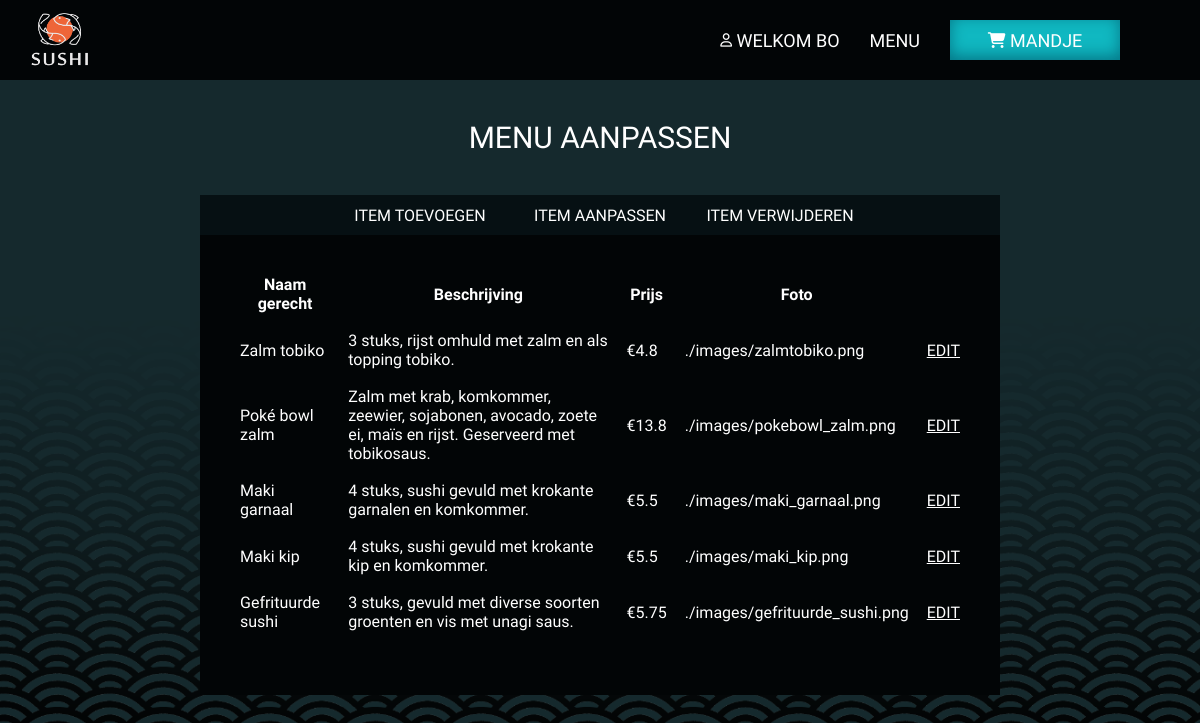
Screenshot of /edit-page.php (signed in) with the database file from the repository.
### tables this page shows
CREATE TABLE `gerechten` (
  `id` int(11) NOT NULL,
  `name` varchar(255) NOT NULL,
  `description` text NOT NULL,
  `price` float NOT NULL,
  `image` varchar(255) NOT NULL
);

### edit-page.php (the view, shortened to what this page needs)
<?php
if (isset($_SESSION['user']['name'])) :
?>
    <!DOCTYPE html>
    <html lang="en">
    <head>
        <link rel="stylesheet" href="./css/style.css">
        <link rel="stylesheet" href="./css/header.css">
        <link rel="stylesheet" href="./css/form.css">
        <link rel="stylesheet" href="./css/table.css">
    </head>
    <body>
        <header>
            <div class="header-left">
                <a href="index.php"><img class="logo" src="./images/logo.png" alt="logo"></a>
            </div>
            <div class="header-right">
                <div class="dropdown">
                    <a href="index.php"><i class="fa-regular fa-user fa-xs" class="dropdown-link"></i> WELKOM <?php echo strtoupper($_SESSION['user']['name']) ?> </a>
                </div>
                <a href="index.php#menu">MENU</a>
                <button class="cart-btn"><i class="fa-solid fa-cart-shopping fa-sm"></i> MANDJE</button>
            </div>
        </header>
        <main>
            <h1>MENU AANPASSEN</h1>
            <div class="admin-box">
                <div class="admin-box-top">
                    <a href="add-page.php" class="btn">ITEM TOEVOEGEN</a>
                    <a href="edit-page.php" class="btn">ITEM AANPASSEN</a>
                    <a href="delete-page.php" class="btn">ITEM VERWIJDEREN</a>
                </div>
                <div class="admin-box-bottom">
                    <table>
                        <tr>
                            <th>Naam gerecht</th>
                            <th>Beschrijving</th>
                            <th>Prijs</th>
                            <th>Foto</th>
                        </tr>
                        <?php
                        include_once './include/connect.php';
                        $stmt = $conn->prepare("SELECT * FROM gerechten;");
                        $stmt->execute();
                        $data = $stmt->fetchAll();
                        foreach ($data as $key => $value) : ?>
                            <tr>
                                <td><?php echo $value['name']; ?></td>
                                <td><?php echo $value['description']; ?></td>
                                <td>€<?php echo $value['price']; ?></td>
                                <td><?php echo $value['image']; ?></td>
                                <td><a class="link" href="edit-page2.php?id=<?php echo $value['id']; ?>" name="edit">EDIT</a>
                            </tr>
                        <?php endforeach; ?>
                    </table>
                </div>
            </div>
        </main>
    </body>
    </html>
<?php else :
    header("location: index.php");
endif; ?>

### css/style.css (style rules this page uses)
* { margin: 0; padding: 0; }
body, html { width: 100vw; height: 100vh; }
body { background-image: url('../images/bg.png'); background-size: cover; height: 100vh; width: 100vw; overflow-x: hidden; background-attachment: fixed; font-family: 'K2D', sans-serif; }
main { display: flex; flex-direction: column; align-items: center; }
h1 { color: white; margin: 40px; font-weight: 400; font-size: 30px; }

### css/header.css (style rules this page uses)
.logo { height: 60px; }
header { width: 100vw; height: 80px; background-color: #020506; display: flex; }
.header-left { width: 10%; height: 100%; display: flex; align-items: center; margin-left: 20px; }
.header-right { width: 90%; height: 100%; display: flex; gap: 30px; color: white; justify-content: flex-end; align-items: center; margin-right: 80px; }
header a { text-decoration: none; color: white; font-size: 18px; font-weight: 300; }
.cart-btn { width: 170px; height: 40px; color: white; background-color: #10B8C1; font-size: 18px; font-family: 'K2D', sans-serif; font-weight: 500; box-shadow: 0px -4px 15px #057686 inset; border: none; }

### css/form.css (style rules this page uses)
.admin-box { min-height: 500px; width: 800px; background-color: #020506; margin-bottom: 50px; }
.admin-box-top { display: flex; background-color: #061013; justify-content: center; }
.admin-box-bottom { display: flex; height: 100%; justify-content: center; padding: 30px; }
.link { color: white; }
.btn { background-color: transparent; color: white; border: none; height: 40px; width: 180px; text-decoration: none; display: flex; justify-content: center; align-items: center; }

### css/table.css (style rules this page uses)
table { color: white; }
th, td { padding: 8px; }

### rows the page displays
gerechten: name "Zalm tobiko", description "3 stuks, rijst omhuld met zalm en als topping tobiko.", price "4.8", image "./images/zalmtobiko.png"
gerechten: name "Poké bowl zalm", description "Zalm met krab, komkommer, zeewier, sojabonen, avocado, zoete ei, maïs en rijst. Geserveerd met tobikosaus.", price "13.8", image "./images/pokebowl_zalm.png"
gerechten: name "Maki garnaal", description "4 stuks, sushi gevuld met krokante garnalen en komkommer.", price "5.5", image "./images/maki_garnaal.png"
gerechten: name "Maki kip", description "4 stuks, sushi gevuld met krokante kip en komkommer.", price "5.5", image "./images/maki_kip.png"
gerechten: name "Gefrituurde sushi", description "3 stuks, gevuld met diverse soorten groenten en vis met unagi saus.", price "5.75", image "./images/gefrituurde_sushi.png"

### other values shown
$_SESSION['user']['name'] "BO"
